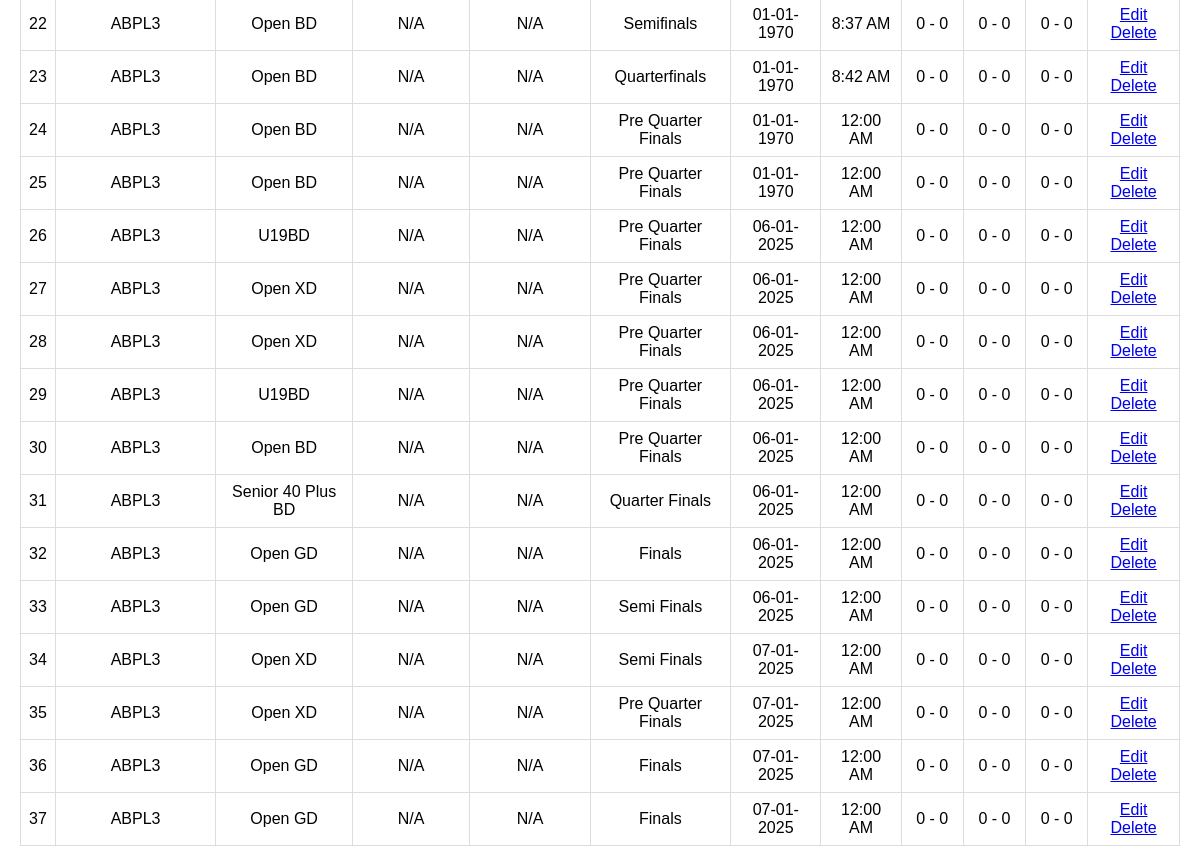
Page /matches.php (signed in, lower part) on the earlier database version.
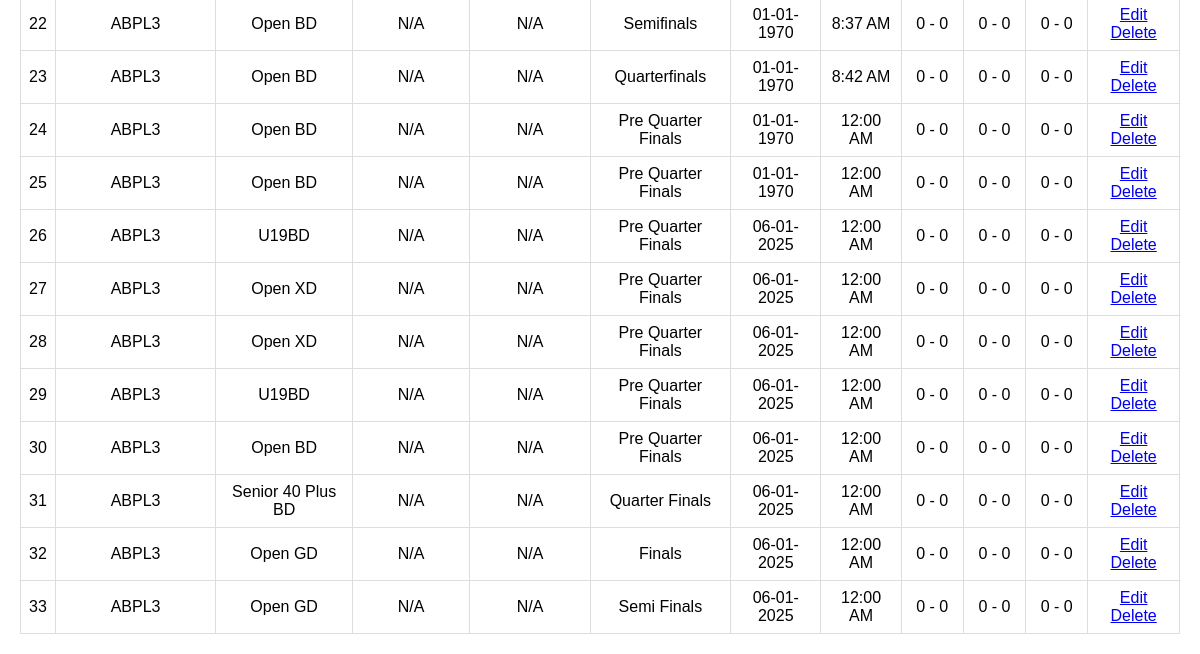
Same page on the later database version.
### tables this page shows
CREATE TABLE `matches` (
  `id` int(11) NOT NULL,
  `tournament_id` int(11) NOT NULL,
  `category_id` int(11) NOT NULL,
  `pool` enum('A','B') DEFAULT NULL,
  `player1_id` int(11) DEFAULT NULL,
  `player2_id` int(11) DEFAULT NULL,
  `pre_quarter` tinyint(1) DEFAULT 0,
  `quarter` tinyint(1) DEFAULT 0,
  `semi` tinyint(1) DEFAULT 0,
  `final` tinyint(1) DEFAULT 0,
  `set1_player1_points` int(11) DEFAULT 0,
  `set1_player2_points` int(11) DEFAULT 0,
  `set2_player1_points` int(11) DEFAULT 0,
  `set2_player2_points` int(11) DEFAULT 0,
  `set3_player1_points` int(11) DEFAULT 0,
  `set3_player2_points` int(11) DEFAULT 0,
  `created_by` int(11) DEFAULT NULL,
  `stage` varchar(22) NOT NULL,
  `match_date` date DEFAULT NULL,
  `match_time` varchar(255) NOT NULL,
  `date` date DEFAULT NULL,
  `team1_player1_id` int(11) NOT NULL DEFAULT 0,
  `team1_player2_id` int(11) NOT NULL DEFAULT 0,
  `team2_player1_id` int(11) DEFAULT 0,
  `team2_player2_id` int(11) DEFAULT 0,
  `set1_team1_points` int(11) NOT NULL DEFAULT 0,
  `set1_team2_points` int(11) DEFAULT 0,
  `set2_team1_points` int(11) DEFAULT 0,
  `set2_team2_points` int(11) DEFAULT 0,
  `set3_team1_points` int(11) DEFAULT 0,
  `set3_team2_points` int(11) DEFAULT 0,
  `player3_id` int(11) DEFAULT NULL,
  `player4_id` int(11) DEFAULT NULL
);

CREATE TABLE `tournaments` (
  `id` int(11) NOT NULL,
  `name` varchar(255) NOT NULL,
  `created_by` int(11) DEFAULT NULL,
  `year` int(11) NOT NULL DEFAULT year(curdate())
);

CREATE TABLE `categories` (
  `id` int(11) NOT NULL,
  `name` varchar(255) NOT NULL,
  `created_by` int(11) NOT NULL,
  `age_group` varchar(255) DEFAULT NULL,
  `sex` varchar(10) DEFAULT NULL,
  `type` enum('singles','doubles','mixed doubles') DEFAULT 'singles',
  `tournament_id` int(11) NOT NULL
);

### matches.php (the view, shortened to what this page needs)
<?php
include 'header.php';
require 'auth.php';
$query = "
    SELECT m.id, t.name AS tournament_name, c.name AS category_name,
           p1.name AS player1_name, p2.name AS player2_name, m.stage,
           m.set1_player1_points, m.set1_player2_points,
           m.set2_player1_points, m.set2_player2_points,
           m.set3_player1_points, m.set3_player2_points,
           m.match_date, m.match_time
    FROM matches m
    LEFT JOIN tournaments t ON m.tournament_id = t.id
    LEFT JOIN categories c ON m.category_id = c.id
    LEFT JOIN players p1 ON m.player1_id = p1.id
    LEFT JOIN players p2 ON m.player2_id = p2.id
";
$stmt = $conn->prepare($query);
$stmt->execute();
$result = $stmt->get_result();
?>
<!DOCTYPE html>
<html lang="en">
<head>
    <link rel="stylesheet" href="style-table.css">
</head>
<body>
    <div class="container">
        <table>
            <tbody>
                <?php while ($row = $result->fetch_assoc()): ?>
                    <tr>
                        <td><?= htmlspecialchars($row['id']) ?></td>
                        <td><?= htmlspecialchars($row['tournament_name'] ?? 'N/A') ?></td>
                        <td><?= htmlspecialchars($row['category_name'] ?? 'N/A') ?></td>
                        <td><?= htmlspecialchars($row['player1_name'] ?? 'N/A') ?></td>
                        <td><?= htmlspecialchars($row['player2_name'] ?? 'N/A') ?></td>
                        <td><?= htmlspecialchars($row['stage'] ?? 'N/A') ?></td>
                        <td><?= htmlspecialchars(date('d-m-Y', strtotime($row['match_date'] ?? ''))) ?></td>
                        <td><?= htmlspecialchars(date('g:i A', strtotime($row['match_time'] ?? ''))) ?></td>
                        <td><?= htmlspecialchars($row['set1_player1_points'] ?? '0') ?> - <?= htmlspecialchars($row['set1_player2_points'] ?? '0') ?></td>
                        <td><?= htmlspecialchars($row['set2_player1_points'] ?? '0') ?> - <?= htmlspecialchars($row['set2_player2_points'] ?? '0') ?></td>
                        <td><?= htmlspecialchars($row['set3_player1_points'] ?? '0') ?> - <?= htmlspecialchars($row['set3_player2_points'] ?? '0') ?></td>
                        <td>
                            <a href="edit_match.php?id=<?= htmlspecialchars($row['id']) ?>" class="btn-edit">Edit</a>
                            <a href="delete_match.php?id=<?= htmlspecialchars($row['id']) ?>" class="btn-delete" onclick="return confirm('Are you sure you want to delete this match?')">Delete</a>
                        </td>
                    </tr>
                <?php endwhile; ?>
            </tbody>
        </table>
    </div>
</body>
</html>

Differences in the rows shown:
removed matches: id "34", tournament.name "ABPL3", category.name "Open XD", player1_name "N/A", player2_name "N/A", stage "Semi Finals", match_date "07-01-2025", match_time "12:00 AM", set1_player1_points "0", set1_player2_points "0", set2_player1_points "0", set2_player2_points "0", set3_player1_points "0", set3_player2_points "0"
removed matches: id "35", tournament.name "ABPL3", category.name "Open XD", player1_name "N/A", player2_name "N/A", stage "Pre Quarter Finals", match_date "07-01-2025", match_time "12:00 AM", set1_player1_points "0", set1_player2_points "0", set2_player1_points "0", set2_player2_points "0", set3_player1_points "0", set3_player2_points "0"
removed matches: id "36", tournament.name "ABPL3", category.name "Open GD", player1_name "N/A", player2_name "N/A", stage "Finals", match_date "07-01-2025", match_time "12:00 AM", set1_player1_points "0", set1_player2_points "0", set2_player1_points "0", set2_player2_points "0", set3_player1_points "0", set3_player2_points "0"
removed matches: id "37", tournament.name "ABPL3", category.name "Open GD", player1_name "N/A", player2_name "N/A", stage "Finals", match_date "07-01-2025", match_time "12:00 AM", set1_player1_points "0", set1_player2_points "0", set2_player1_points "0", set2_player2_points "0", set3_player1_points "0", set3_player2_points "0"
